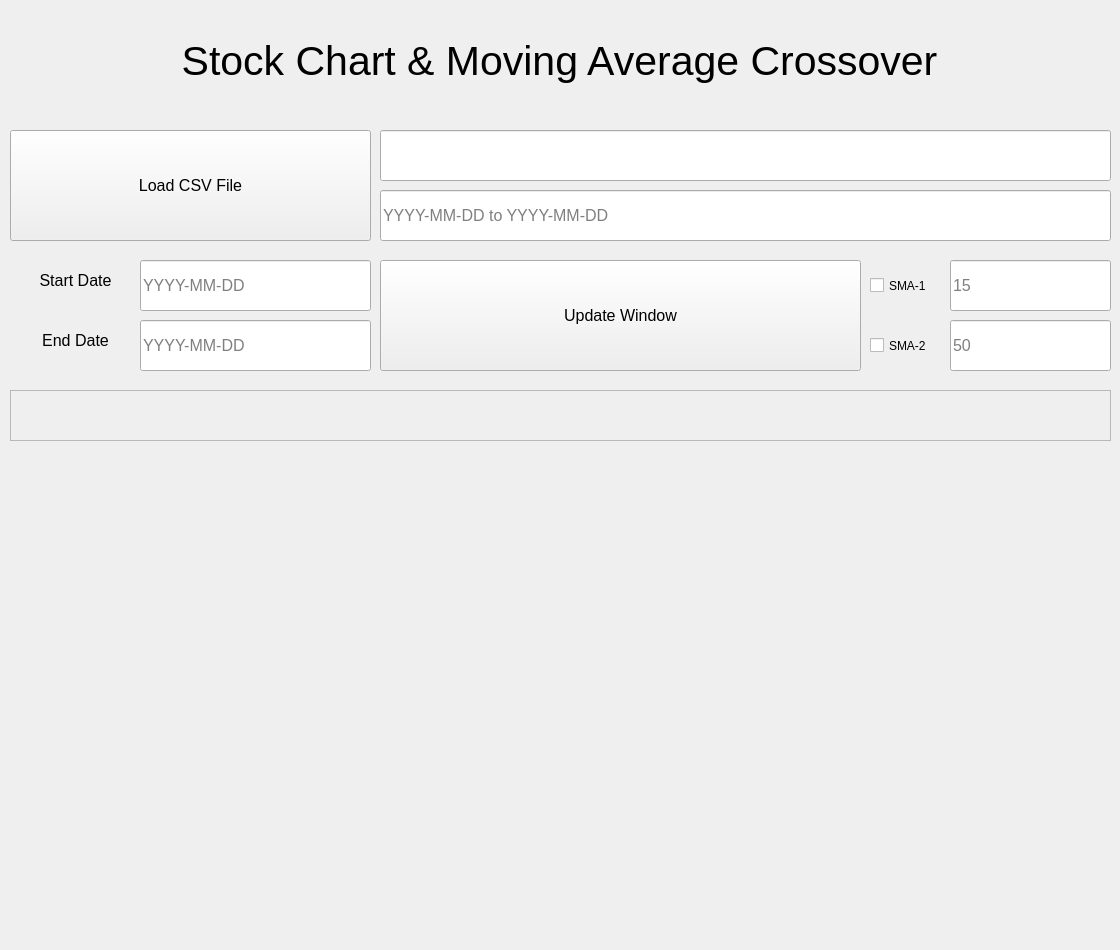
<?xml version="1.0" encoding="UTF-8"?>
<ui version="4.0">
 <class>Form</class>
 <widget class="QWidget" name="Form">
  <property name="geometry">
   <rect>
    <x>0</x>
    <y>0</y>
    <width>1120</width>
    <height>950</height>
   </rect>
  </property>
  <property name="sizePolicy">
   <sizepolicy hsizetype="Fixed" vsizetype="Fixed">
    <horstretch>0</horstretch>
    <verstretch>0</verstretch>
   </sizepolicy>
  </property>
  <property name="windowTitle">
   <string>Form</string>
  </property>
  <widget class="QLabel" name="appTitleLabel">
   <property name="geometry">
    <rect>
     <x>4</x>
     <y>10</y>
     <width>1111</width>
     <height>101</height>
    </rect>
   </property>
   <property name="font">
    <font>
     <pointsize>31</pointsize>
    </font>
   </property>
   <property name="text">
    <string>Stock Chart &amp; Moving Average Crossover</string>
   </property>
   <property name="alignment">
    <set>Qt::AlignCenter</set>
   </property>
  </widget>
  <widget class="QPushButton" name="loadCSVButton">
   <property name="geometry">
    <rect>
     <x>10</x>
     <y>130</y>
     <width>361</width>
     <height>111</height>
    </rect>
   </property>
   <property name="font">
    <font>
     <pointsize>12</pointsize>
    </font>
   </property>
   <property name="text">
    <string>Load CSV File</string>
   </property>
  </widget>
  <widget class="QLineEdit" name="filePathEdit">
   <property name="geometry">
    <rect>
     <x>380</x>
     <y>130</y>
     <width>731</width>
     <height>51</height>
    </rect>
   </property>
   <property name="font">
    <font>
     <pointsize>12</pointsize>
    </font>
   </property>
  </widget>
  <widget class="QLineEdit" name="periodEdit">
   <property name="geometry">
    <rect>
     <x>380</x>
     <y>190</y>
     <width>731</width>
     <height>51</height>
    </rect>
   </property>
   <property name="font">
    <font>
     <pointsize>12</pointsize>
    </font>
   </property>
   <property name="placeholderText">
    <string>YYYY-MM-DD to YYYY-MM-DD</string>
   </property>
  </widget>
  <widget class="QPushButton" name="updateWindowButton">
   <property name="geometry">
    <rect>
     <x>380</x>
     <y>260</y>
     <width>481</width>
     <height>111</height>
    </rect>
   </property>
   <property name="font">
    <font>
     <pointsize>12</pointsize>
    </font>
   </property>
   <property name="text">
    <string>Update Window</string>
   </property>
  </widget>
  <widget class="QLineEdit" name="startDateEdit">
   <property name="geometry">
    <rect>
     <x>140</x>
     <y>260</y>
     <width>231</width>
     <height>51</height>
    </rect>
   </property>
   <property name="font">
    <font>
     <pointsize>12</pointsize>
    </font>
   </property>
   <property name="placeholderText">
    <string>YYYY-MM-DD</string>
   </property>
  </widget>
  <widget class="QLineEdit" name="endDateEdit">
   <property name="geometry">
    <rect>
     <x>140</x>
     <y>320</y>
     <width>231</width>
     <height>51</height>
    </rect>
   </property>
   <property name="font">
    <font>
     <pointsize>12</pointsize>
    </font>
   </property>
   <property name="placeholderText">
    <string>YYYY-MM-DD</string>
   </property>
  </widget>
  <widget class="QLabel" name="startDateLabel">
   <property name="geometry">
    <rect>
     <x>20</x>
     <y>260</y>
     <width>111</width>
     <height>41</height>
    </rect>
   </property>
   <property name="font">
    <font>
     <pointsize>12</pointsize>
    </font>
   </property>
   <property name="text">
    <string>Start Date</string>
   </property>
   <property name="alignment">
    <set>Qt::AlignCenter</set>
   </property>
  </widget>
  <widget class="QLabel" name="endDateLabel">
   <property name="geometry">
    <rect>
     <x>20</x>
     <y>320</y>
     <width>111</width>
     <height>41</height>
    </rect>
   </property>
   <property name="font">
    <font>
     <pointsize>12</pointsize>
    </font>
   </property>
   <property name="text">
    <string>End Date</string>
   </property>
   <property name="alignment">
    <set>Qt::AlignCenter</set>
   </property>
  </widget>
  <widget class="QWidget" name="verticalLayoutWidget">
   <property name="geometry">
    <rect>
     <x>10</x>
     <y>450</y>
     <width>1101</width>
     <height>491</height>
    </rect>
   </property>
   <layout class="QVBoxLayout" name="canvasLayout"/>
  </widget>
  <widget class="QCheckBox" name="SMA1Checkbox">
   <property name="geometry">
    <rect>
     <x>870</x>
     <y>260</y>
     <width>61</width>
     <height>51</height>
    </rect>
   </property>
   <property name="text">
    <string>SMA-1</string>
   </property>
  </widget>
  <widget class="QCheckBox" name="SMA2Checkbox">
   <property name="geometry">
    <rect>
     <x>870</x>
     <y>320</y>
     <width>61</width>
     <height>51</height>
    </rect>
   </property>
   <property name="text">
    <string>SMA-2</string>
   </property>
  </widget>
  <widget class="QLineEdit" name="SMA1Edit">
   <property name="geometry">
    <rect>
     <x>950</x>
     <y>260</y>
     <width>161</width>
     <height>51</height>
    </rect>
   </property>
   <property name="font">
    <font>
     <pointsize>12</pointsize>
    </font>
   </property>
   <property name="placeholderText">
    <string>15</string>
   </property>
  </widget>
  <widget class="QLineEdit" name="SMA2Edit">
   <property name="geometry">
    <rect>
     <x>950</x>
     <y>320</y>
     <width>161</width>
     <height>51</height>
    </rect>
   </property>
   <property name="font">
    <font>
     <pointsize>12</pointsize>
    </font>
   </property>
   <property name="placeholderText">
    <string>50</string>
   </property>
  </widget>
  <widget class="QScrollArea" name="scrollArea">
   <property name="geometry">
    <rect>
     <x>10</x>
     <y>390</y>
     <width>1101</width>
     <height>51</height>
    </rect>
   </property>
   <property name="widgetResizable">
    <bool>true</bool>
   </property>
   <widget class="QWidget" name="scrollAreaWidgetContents">
    <property name="geometry">
     <rect>
      <x>0</x>
      <y>0</y>
      <width>1099</width>
      <height>49</height>
     </rect>
    </property>
   </widget>
  </widget>
 </widget>
 <resources/>
 <connections/>
</ui>
